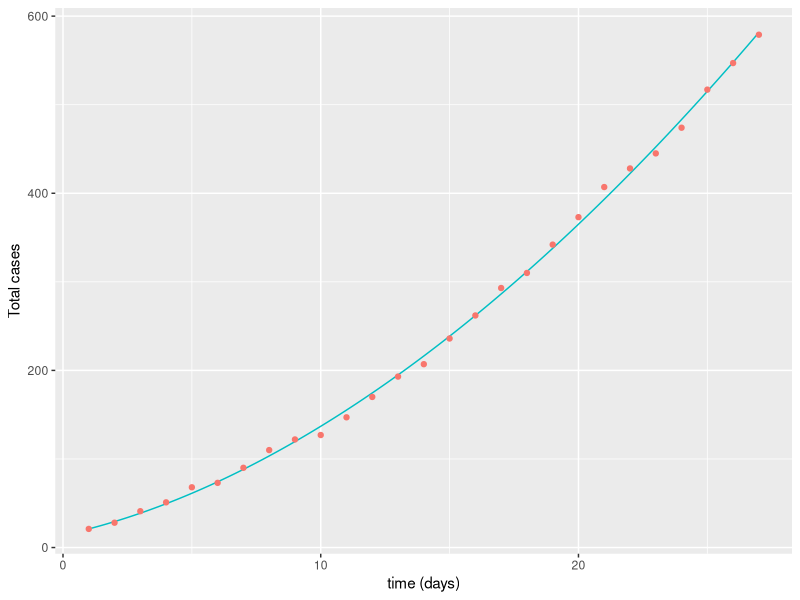

Reproduce this figure in R.
#fits parameters r and p for Teismann's parametric model

#set to your working directory
setwd("C:/Users/mjiho/ac-disease-modelling/R-model/Margaret/")

#load libraries
library(deSolve)
library(minpack.lm)
library(ggplot2)

#load and format data
data <- read.csv("total_cases.csv")
cases=data$NScases
cases=cases[!is.na(cases)]
t=c(1:length(cases))
df=data.frame(t, cases)
init=c(cases[1])

alpha=1
K=10^8

#define the ODE
rate=function(t, C, par){
 
  #parameters (alpha and K set)
  r=par[1]
  p=par[2]

  
  #c is total cases
  dC=r*(C^p)*(1-(C/K)^alpha)
  
  return(list(dC))
}


#function that calculates residuals (to be minimized)
ssqpar=function(par){
  
  r=par[1]
  p=par[2]

  
  #solves the ODE for times in t
  out=ode(y=init, times=t, func=rate, parms=par)
  
  #formats predicted data from ODE
  outdf=data.frame(out)
  colnames(outdf)=c("t", "pred")
  
  #calculates residuals from ODE
  ssqr=outdf$pred-df$cases
  return(ssqr)
}

#starting guess for parameters
par=c(r=1.94, p=0.45)

#modified Levenberg-Marquardt algorithm to minimize residuals
fitval=nls.lm(par=par, fn=ssqpar)
summary(fitval)

#plotting predicted and experimental

#simulating data based on estimated parameters
parest=coef(fitval)
times=seq(1, t[length(t)], 0.1)
out=ode(y=init, times=times, func=rate, parms=parest)
outdf=data.frame(out)
colnames(outdf)=c("t", "pred")

#formatting the plots
plot=ggplot(data=outdf, aes(x=t, y=pred, color="red"))+geom_line()+geom_point(data=df, aes(x=t, cases, color="green"))+theme(legend.position="none")+labs(x="time (days)", y="Total cases")
print(plot)
